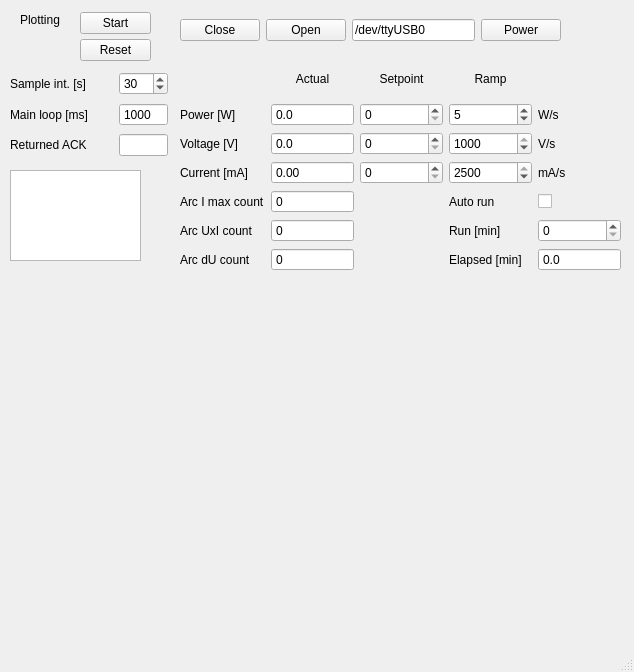
<?xml version="1.0" encoding="UTF-8"?>
<ui version="4.0">
 <class>MainWindow</class>
 <widget class="QMainWindow" name="MainWindow">
  <property name="geometry">
   <rect>
    <x>0</x>
    <y>0</y>
    <width>634</width>
    <height>672</height>
   </rect>
  </property>
  <property name="windowTitle">
   <string>MainWindow</string>
  </property>
  <widget class="QWidget" name="centralwidget">
   <widget class="QTextEdit" name="output_box">
    <property name="geometry">
     <rect>
      <x>10</x>
      <y>170</y>
      <width>131</width>
      <height>91</height>
     </rect>
    </property>
    <property name="readOnly">
     <bool>true</bool>
    </property>
   </widget>
   <widget class="QWidget" name="horizontalLayoutWidget">
    <property name="geometry">
     <rect>
      <x>180</x>
      <y>10</y>
      <width>381</width>
      <height>41</height>
     </rect>
    </property>
    <layout class="QHBoxLayout" name="Serial_port">
     <item>
      <widget class="QPushButton" name="close_serial">
       <property name="text">
        <string>Close</string>
       </property>
      </widget>
     </item>
     <item>
      <widget class="QPushButton" name="open_serial">
       <property name="text">
        <string>Open</string>
       </property>
      </widget>
     </item>
     <item>
      <widget class="QLineEdit" name="com_port">
       <property name="text">
        <string>/dev/ttyUSB0</string>
       </property>
      </widget>
     </item>
     <item>
      <widget class="QPushButton" name="power_butt">
       <property name="sizePolicy">
        <sizepolicy hsizetype="Minimum" vsizetype="Maximum">
         <horstretch>0</horstretch>
         <verstretch>0</verstretch>
        </sizepolicy>
       </property>
       <property name="text">
        <string>Power</string>
       </property>
       <property name="checkable">
        <bool>true</bool>
       </property>
      </widget>
     </item>
    </layout>
   </widget>
   <widget class="QWidget" name="gridLayoutWidget_3">
    <property name="geometry">
     <rect>
      <x>180</x>
      <y>60</y>
      <width>441</width>
      <height>211</height>
     </rect>
    </property>
    <layout class="QGridLayout" name="Power_param_grid">
     <item row="5" column="3">
      <widget class="QLabel" name="label_16">
       <property name="text">
        <string>Run [min]</string>
       </property>
      </widget>
     </item>
     <item row="2" column="4">
      <widget class="QLabel" name="label_9">
       <property name="text">
        <string>V/s</string>
       </property>
      </widget>
     </item>
     <item row="3" column="4">
      <widget class="QLabel" name="label_10">
       <property name="text">
        <string>mA/s</string>
       </property>
      </widget>
     </item>
     <item row="3" column="0">
      <widget class="QLabel" name="I_label">
       <property name="text">
        <string>Current [mA]</string>
       </property>
      </widget>
     </item>
     <item row="3" column="3">
      <widget class="QDoubleSpinBox" name="I_ramp">
       <property name="keyboardTracking">
        <bool>false</bool>
       </property>
       <property name="decimals">
        <number>0</number>
       </property>
       <property name="minimum">
        <double>0.000000000000000</double>
       </property>
       <property name="maximum">
        <double>2500.000000000000000</double>
       </property>
       <property name="singleStep">
        <double>1.000000000000000</double>
       </property>
       <property name="value">
        <double>2500.000000000000000</double>
       </property>
      </widget>
     </item>
     <item row="6" column="0">
      <widget class="QLabel" name="label_13">
       <property name="text">
        <string>Arc dU count</string>
       </property>
      </widget>
     </item>
     <item row="2" column="3">
      <widget class="QDoubleSpinBox" name="U_ramp">
       <property name="keyboardTracking">
        <bool>false</bool>
       </property>
       <property name="decimals">
        <number>0</number>
       </property>
       <property name="minimum">
        <double>1.000000000000000</double>
       </property>
       <property name="maximum">
        <double>1000.000000000000000</double>
       </property>
       <property name="value">
        <double>1000.000000000000000</double>
       </property>
      </widget>
     </item>
     <item row="1" column="4">
      <widget class="QLabel" name="label_11">
       <property name="text">
        <string>W/s</string>
       </property>
      </widget>
     </item>
     <item row="2" column="0">
      <widget class="QLabel" name="U_label">
       <property name="text">
        <string>Voltage [V]</string>
       </property>
      </widget>
     </item>
     <item row="4" column="1">
      <widget class="QSpinBox" name="arc_Im_count">
       <property name="buttonSymbols">
        <enum>QAbstractSpinBox::NoButtons</enum>
       </property>
       <property name="maximum">
        <number>10000000</number>
       </property>
      </widget>
     </item>
     <item row="1" column="1">
      <widget class="QDoubleSpinBox" name="P_act">
       <property name="readOnly">
        <bool>true</bool>
       </property>
       <property name="buttonSymbols">
        <enum>QAbstractSpinBox::NoButtons</enum>
       </property>
       <property name="decimals">
        <number>1</number>
       </property>
       <property name="maximum">
        <double>5000.000000000000000</double>
       </property>
       <property name="singleStep">
        <double>0.000000000000000</double>
       </property>
      </widget>
     </item>
     <item row="1" column="0">
      <widget class="QLabel" name="P_label">
       <property name="text">
        <string>Power [W]</string>
       </property>
      </widget>
     </item>
     <item row="2" column="1">
      <widget class="QDoubleSpinBox" name="U_act">
       <property name="readOnly">
        <bool>true</bool>
       </property>
       <property name="buttonSymbols">
        <enum>QAbstractSpinBox::NoButtons</enum>
       </property>
       <property name="decimals">
        <number>1</number>
       </property>
       <property name="maximum">
        <double>1000.000000000000000</double>
       </property>
       <property name="singleStep">
        <double>0.000000000000000</double>
       </property>
       <property name="value">
        <double>0.000000000000000</double>
       </property>
      </widget>
     </item>
     <item row="2" column="2">
      <widget class="QDoubleSpinBox" name="U_setpoint">
       <property name="keyboardTracking">
        <bool>false</bool>
       </property>
       <property name="decimals">
        <number>0</number>
       </property>
       <property name="maximum">
        <double>800.000000000000000</double>
       </property>
       <property name="value">
        <double>0.000000000000000</double>
       </property>
      </widget>
     </item>
     <item row="3" column="1">
      <widget class="QDoubleSpinBox" name="I_act">
       <property name="readOnly">
        <bool>true</bool>
       </property>
       <property name="buttonSymbols">
        <enum>QAbstractSpinBox::NoButtons</enum>
       </property>
       <property name="decimals">
        <number>2</number>
       </property>
       <property name="maximum">
        <double>1500.000000000000000</double>
       </property>
       <property name="singleStep">
        <double>0.000000000000000</double>
       </property>
      </widget>
     </item>
     <item row="1" column="2">
      <widget class="QDoubleSpinBox" name="P_setpoint">
       <property name="keyboardTracking">
        <bool>false</bool>
       </property>
       <property name="decimals">
        <number>0</number>
       </property>
       <property name="maximum">
        <double>5000.000000000000000</double>
       </property>
       <property name="singleStep">
        <double>1.000000000000000</double>
       </property>
      </widget>
     </item>
     <item row="5" column="0">
      <widget class="QLabel" name="label_6">
       <property name="text">
        <string>Arc UxI count</string>
       </property>
      </widget>
     </item>
     <item row="5" column="1">
      <widget class="QSpinBox" name="arc_UxI_count">
       <property name="buttonSymbols">
        <enum>QAbstractSpinBox::NoButtons</enum>
       </property>
       <property name="maximum">
        <number>10000000</number>
       </property>
      </widget>
     </item>
     <item row="4" column="0">
      <widget class="QLabel" name="label_5">
       <property name="text">
        <string>Arc I max count</string>
       </property>
      </widget>
     </item>
     <item row="0" column="1">
      <widget class="QLabel" name="label_3">
       <property name="text">
        <string>Actual</string>
       </property>
       <property name="alignment">
        <set>Qt::AlignCenter</set>
       </property>
      </widget>
     </item>
     <item row="0" column="2">
      <widget class="QLabel" name="label_4">
       <property name="text">
        <string>Setpoint</string>
       </property>
       <property name="alignment">
        <set>Qt::AlignCenter</set>
       </property>
      </widget>
     </item>
     <item row="0" column="0">
      <widget class="QLabel" name="label_2">
       <property name="text">
        <string/>
       </property>
      </widget>
     </item>
     <item row="0" column="4">
      <widget class="QLabel" name="label_8">
       <property name="text">
        <string/>
       </property>
      </widget>
     </item>
     <item row="6" column="1">
      <widget class="QSpinBox" name="arc_dU_count">
       <property name="buttonSymbols">
        <enum>QAbstractSpinBox::NoButtons</enum>
       </property>
       <property name="maximum">
        <number>100000000</number>
       </property>
      </widget>
     </item>
     <item row="0" column="3">
      <widget class="QLabel" name="label_7">
       <property name="text">
        <string>Ramp</string>
       </property>
       <property name="alignment">
        <set>Qt::AlignCenter</set>
       </property>
      </widget>
     </item>
     <item row="1" column="3">
      <widget class="QDoubleSpinBox" name="P_ramp">
       <property name="correctionMode">
        <enum>QAbstractSpinBox::CorrectToNearestValue</enum>
       </property>
       <property name="keyboardTracking">
        <bool>false</bool>
       </property>
       <property name="decimals">
        <number>0</number>
       </property>
       <property name="minimum">
        <double>1.000000000000000</double>
       </property>
       <property name="maximum">
        <double>5000.000000000000000</double>
       </property>
       <property name="value">
        <double>5.000000000000000</double>
       </property>
      </widget>
     </item>
     <item row="3" column="2">
      <widget class="QDoubleSpinBox" name="I_setpoint">
       <property name="keyboardTracking">
        <bool>false</bool>
       </property>
       <property name="decimals">
        <number>0</number>
       </property>
       <property name="maximum">
        <double>2500.000000000000000</double>
       </property>
       <property name="singleStep">
        <double>1.000000000000000</double>
       </property>
      </widget>
     </item>
     <item row="4" column="3">
      <widget class="QLabel" name="label_17">
       <property name="text">
        <string>Auto run</string>
       </property>
      </widget>
     </item>
     <item row="4" column="4">
      <widget class="QCheckBox" name="auto_run">
       <property name="text">
        <string/>
       </property>
      </widget>
     </item>
     <item row="5" column="4">
      <widget class="QDoubleSpinBox" name="run_time">
       <property name="buttonSymbols">
        <enum>QAbstractSpinBox::UpDownArrows</enum>
       </property>
       <property name="keyboardTracking">
        <bool>false</bool>
       </property>
       <property name="decimals">
        <number>0</number>
       </property>
       <property name="maximum">
        <double>5000.000000000000000</double>
       </property>
       <property name="singleStep">
        <double>1.000000000000000</double>
       </property>
      </widget>
     </item>
     <item row="6" column="4">
      <widget class="QDoubleSpinBox" name="elapsed_time">
       <property name="readOnly">
        <bool>true</bool>
       </property>
       <property name="buttonSymbols">
        <enum>QAbstractSpinBox::NoButtons</enum>
       </property>
       <property name="decimals">
        <number>1</number>
       </property>
       <property name="maximum">
        <double>5000.000000000000000</double>
       </property>
       <property name="singleStep">
        <double>0.000000000000000</double>
       </property>
      </widget>
     </item>
     <item row="6" column="3">
      <widget class="QLabel" name="label_18">
       <property name="text">
        <string>Elapsed [min]</string>
       </property>
      </widget>
     </item>
    </layout>
   </widget>
   <widget class="PlotWidget" name="arc_dU_graph" native="true">
    <property name="geometry">
     <rect>
      <x>20</x>
      <y>270</y>
      <width>491</width>
      <height>121</height>
     </rect>
    </property>
   </widget>
   <widget class="QLabel" name="label_14">
    <property name="geometry">
     <rect>
      <x>20</x>
      <y>10</y>
      <width>61</width>
      <height>20</height>
     </rect>
    </property>
    <property name="text">
     <string>Plotting</string>
    </property>
   </widget>
   <widget class="QWidget" name="verticalLayoutWidget">
    <property name="geometry">
     <rect>
      <x>80</x>
      <y>10</y>
      <width>71</width>
      <height>55</height>
     </rect>
    </property>
    <layout class="QVBoxLayout" name="Ploting_layout">
     <property name="spacing">
      <number>3</number>
     </property>
     <item>
      <widget class="QPushButton" name="plot_start">
       <property name="text">
        <string>Start</string>
       </property>
       <property name="checkable">
        <bool>true</bool>
       </property>
      </widget>
     </item>
     <item>
      <widget class="QPushButton" name="plot_reset">
       <property name="text">
        <string>Reset</string>
       </property>
      </widget>
     </item>
    </layout>
   </widget>
   <widget class="PlotWidget" name="arc_Im_UxI_graph" native="true">
    <property name="geometry">
     <rect>
      <x>20</x>
      <y>400</y>
      <width>491</width>
      <height>101</height>
     </rect>
    </property>
   </widget>
   <widget class="QWidget" name="gridLayoutWidget">
    <property name="geometry">
     <rect>
      <x>10</x>
      <y>70</y>
      <width>158</width>
      <height>91</height>
     </rect>
    </property>
    <layout class="QGridLayout" name="gridLayout_2">
     <property name="sizeConstraint">
      <enum>QLayout::SetMinimumSize</enum>
     </property>
     <item row="1" column="1">
      <widget class="QSpinBox" name="loop_period">
       <property name="sizePolicy">
        <sizepolicy hsizetype="Maximum" vsizetype="Fixed">
         <horstretch>0</horstretch>
         <verstretch>0</verstretch>
        </sizepolicy>
       </property>
       <property name="maximumSize">
        <size>
         <width>49</width>
         <height>16777215</height>
        </size>
       </property>
       <property name="buttonSymbols">
        <enum>QAbstractSpinBox::NoButtons</enum>
       </property>
       <property name="keyboardTracking">
        <bool>false</bool>
       </property>
       <property name="minimum">
        <number>100</number>
       </property>
       <property name="maximum">
        <number>100000</number>
       </property>
       <property name="value">
        <number>1000</number>
       </property>
      </widget>
     </item>
     <item row="2" column="1">
      <widget class="QLineEdit" name="ACK_value">
       <property name="sizePolicy">
        <sizepolicy hsizetype="Maximum" vsizetype="Fixed">
         <horstretch>0</horstretch>
         <verstretch>0</verstretch>
        </sizepolicy>
       </property>
       <property name="minimumSize">
        <size>
         <width>0</width>
         <height>0</height>
        </size>
       </property>
       <property name="maximumSize">
        <size>
         <width>49</width>
         <height>16777215</height>
        </size>
       </property>
      </widget>
     </item>
     <item row="2" column="0">
      <widget class="QLabel" name="label">
       <property name="text">
        <string>Returned ACK</string>
       </property>
      </widget>
     </item>
     <item row="1" column="0">
      <widget class="QLabel" name="label_12">
       <property name="text">
        <string>Main loop [ms]</string>
       </property>
      </widget>
     </item>
     <item row="0" column="0">
      <widget class="QLabel" name="label_15">
       <property name="text">
        <string>Sample int. [s]</string>
       </property>
      </widget>
     </item>
     <item row="0" column="1">
      <widget class="QSpinBox" name="sample_interval">
       <property name="sizePolicy">
        <sizepolicy hsizetype="Minimum" vsizetype="Fixed">
         <horstretch>0</horstretch>
         <verstretch>0</verstretch>
        </sizepolicy>
       </property>
       <property name="maximumSize">
        <size>
         <width>49</width>
         <height>16777215</height>
        </size>
       </property>
       <property name="keyboardTracking">
        <bool>false</bool>
       </property>
       <property name="minimum">
        <number>1</number>
       </property>
       <property name="maximum">
        <number>3600</number>
       </property>
       <property name="value">
        <number>30</number>
       </property>
      </widget>
     </item>
    </layout>
   </widget>
   <widget class="PlotWidget" name="applied_U_graph" native="true">
    <property name="geometry">
     <rect>
      <x>20</x>
      <y>510</y>
      <width>491</width>
      <height>141</height>
     </rect>
    </property>
   </widget>
  </widget>
  <widget class="QMenuBar" name="menubar">
   <property name="geometry">
    <rect>
     <x>0</x>
     <y>0</y>
     <width>634</width>
     <height>22</height>
    </rect>
   </property>
  </widget>
  <widget class="QStatusBar" name="statusbar"/>
 </widget>
 <customwidgets>
  <customwidget>
   <class>PlotWidget</class>
   <extends>QWidget</extends>
   <header>pyqtgraph</header>
   <container>1</container>
  </customwidget>
 </customwidgets>
 <tabstops>
  <tabstop>com_port</tabstop>
  <tabstop>open_serial</tabstop>
  <tabstop>P_setpoint</tabstop>
  <tabstop>P_ramp</tabstop>
  <tabstop>U_setpoint</tabstop>
  <tabstop>U_ramp</tabstop>
  <tabstop>I_setpoint</tabstop>
  <tabstop>I_ramp</tabstop>
  <tabstop>plot_start</tabstop>
  <tabstop>power_butt</tabstop>
  <tabstop>close_serial</tabstop>
  <tabstop>loop_period</tabstop>
  <tabstop>ACK_value</tabstop>
  <tabstop>P_act</tabstop>
  <tabstop>U_act</tabstop>
  <tabstop>I_act</tabstop>
  <tabstop>arc_Im_count</tabstop>
  <tabstop>arc_UxI_count</tabstop>
  <tabstop>arc_dU_count</tabstop>
  <tabstop>output_box</tabstop>
 </tabstops>
 <resources/>
 <connections/>
</ui>
